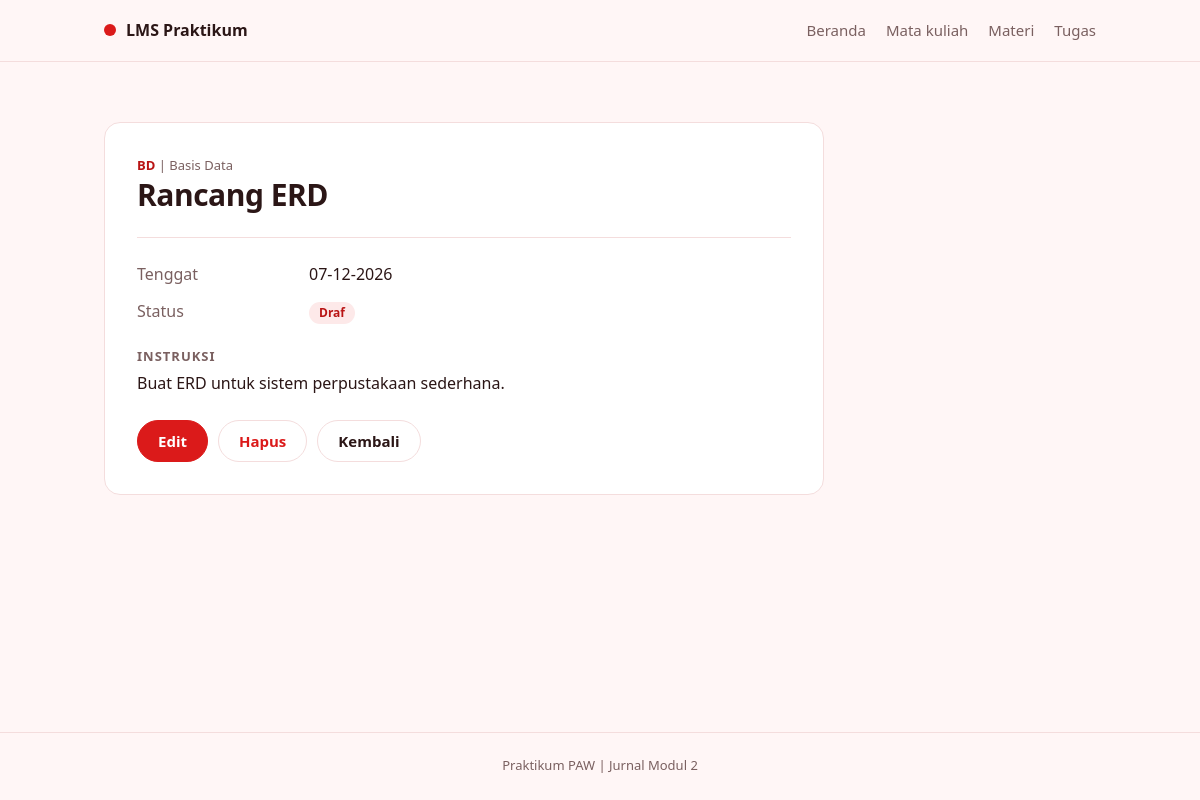
Screenshot of /tugas.php?aksi=detail&id=2 with the database file from the repository.
### tables this page shows
CREATE TABLE tugas (
  id INT UNSIGNED AUTO_INCREMENT PRIMARY KEY,
  mata_kuliah_id INT UNSIGNED NOT NULL,
  judul VARCHAR(150) NOT NULL,
  instruksi TEXT NOT NULL,
  tenggat DATE NOT NULL,
  status VARCHAR(20) NOT NULL,
  FOREIGN KEY (mata_kuliah_id) REFERENCES mata_kuliah(id) ON DELETE RESTRICT
);

CREATE TABLE mata_kuliah (
  id INT UNSIGNED AUTO_INCREMENT PRIMARY KEY,
  kode VARCHAR(20) NOT NULL UNIQUE,
  nama VARCHAR(100) NOT NULL,
  dosen VARCHAR(100) NOT NULL,
  semester TINYINT UNSIGNED NOT NULL
);

### functions.php (called while the page is built, shortened)
<?php
function h($teks)
{
    return htmlspecialchars((string) $teks, ENT_QUOTES, 'UTF-8');
}
function input($sumber, $nama)
{
    if (isset($sumber[$nama]) && is_string($sumber[$nama])) {
        return trim($sumber[$nama]);
    }
    return '';
}
function cari_tugas($conn, $id)
{
    $sql = 'SELECT tugas.*, mata_kuliah.kode AS kode_mk, mata_kuliah.nama AS nama_mk
            FROM tugas
            JOIN mata_kuliah ON mata_kuliah.id = tugas.mata_kuliah_id
            WHERE tugas.id = ?';
    $stmt = $conn->prepare($sql);
    $stmt->execute([$id]);
    return $stmt->get_result()->fetch_assoc();
}

### tugas.php (the view, shortened to what this page needs)
<?php
require 'functions.php';
require 'connect.php';
$aksi = input($_GET, 'aksi');
$pilihan_mk = pilihan_mata_kuliah($conn);
$tugas = ['mata_kuliah_id' => '', 'judul' => '', 'instruksi' => '', 'tenggat' => '', 'status' => 'Draf'];
$id = 0;
if ($aksi === 'detail' || $aksi === 'edit' || $aksi === 'hapus') {
    $id = (int) input($_GET, 'id');
    $tugas = cari_tugas($conn, $id);
}
require 'header.php';
?>
<?php if ($aksi === 'daftar'): ?>
    <div class="page-head">
        <div>
            <h1>Tugas</h1>
            <p class="muted">Menampilkan <?= count($daftar_tugas) ?> data.</p>
        </div>
        <a class="btn" href="tugas.php?aksi=tambah">+ Tambah</a>
    </div>
    <form class="toolbar" method="get" action="tugas.php">
        <input type="text" name="search" placeholder="Cari judul atau mata kuliah" value="<?= h($search) ?>">
        <select name="mata_kuliah_id">
            <option value="">Semua mata kuliah</option>
            <?php foreach ($pilihan_mk as $id_pilihan => $nama): ?>
                <option value="<?= (int) $id_pilihan ?>" <?= $id_pilihan == $id_mk ? 'selected' : '' ?>><?= h($nama) ?></option>
            <?php endforeach ?>
        </select>
        <select name="status">
            <option value="">Semua status</option>
            <?php foreach ($pilihan_status as $pilihan): ?>
                <option value="<?= h($pilihan) ?>" <?= $pilihan === $status ? 'selected' : '' ?>><?= h($pilihan) ?></option>
            <?php endforeach ?>
        </select>
        <button class="btn" type="submit">Cari</button>
        <a class="btn btn-ghost" href="tugas.php">Reset</a>
    </form>
    <?php if (count($daftar_tugas) === 0): ?>
        <p class="empty">Data tidak ditemukan.</p>
    <?php else: ?>
        <div class="card list">
            <?php foreach ($daftar_tugas as $baris): ?>
                <div class="list-item">
                    <div>
                        <p class="kicker"><span class="code"><?= h($baris['kode_mk']) ?></span> | <?= h($baris['nama_mk']) ?></p>
                        <h2><?= h($baris['judul']) ?></h2>
                        <p class="muted">Tenggat <?= date('d-m-Y', strtotime($baris['tenggat'])) ?> <span class="badge"><?= h($baris['status']) ?></span></p>
                    </div>
                    <div class="actions">
                        <a class="btn btn-sm" href="tugas.php?aksi=detail&id=<?= (int) $baris['id'] ?>">Detail</a>
                        <a class="btn btn-sm btn-ghost" href="tugas.php?aksi=edit&id=<?= (int) $baris['id'] ?>">Edit</a>
                    </div>
                </div>
            <?php endforeach ?>
        </div>
    <?php endif ?>
<?php elseif ($aksi === 'detail'): ?>
    <article class="card detail">
        <p class="kicker"><span class="code"><?= h($tugas['kode_mk']) ?></span> | <?= h($tugas['nama_mk']) ?></p>
        <h1><?= h($tugas['judul']) ?></h1>
        <dl class="specs">
            <dt>Tenggat</dt>
            <dd><?= date('d-m-Y', strtotime($tugas['tenggat'])) ?></dd>
            <dt>Status</dt>
            <dd><span class="badge"><?= h($tugas['status']) ?></span></dd>
        </dl>
        <h2 class="label">Instruksi</h2>
        <p><?= nl2br(h($tugas['instruksi'])) ?></p>
        <div class="actions">
            <a class="btn" href="tugas.php?aksi=edit&id=<?= $id ?>">Edit</a>
            <a class="btn btn-ghost btn-danger" href="tugas.php?aksi=hapus&id=<?= $id ?>">Hapus</a>
            <a class="btn btn-ghost" href="tugas.php">Kembali</a>
        </div>
    </article>
<?php endif ?>
<?php require 'footer.php'; ?>

### styles.css (style rules this page uses)
:root { --merah: #DB1A1A; --merah-tua: #B91414; --latar: #FFF6F6; --putih: #FFFFFF; --merah-muda: #FDE9E9; --garis: #F4DDDD; --teks: #2B1616; --teks-pudar: #7A6060; }
* { box-sizing: border-box; }
body { margin: 0; background: var(--latar); color: var(--teks); font: 16px/1.55 system-ui, -apple-system, "Segoe UI", Roboto, Arial, sans-serif; }
h1, h2, p, dl, dd { margin: 0; }
h1 { font-size: 30px; line-height: 1.2; letter-spacing: -0.5px; overflow-wrap: anywhere; }
h2 { font-size: 18px; line-height: 1.3; overflow-wrap: anywhere; }
.btn { display: inline-block; padding: 11px 20px; border: 1px solid var(--merah); border-radius: 999px; background: var(--merah); color: #fff; font: inherit; font-size: 15px; font-weight: 600; line-height: 1.2; text-align: center; text-decoration: none; cursor: pointer; }
.btn-ghost { background: transparent; border-color: var(--garis); color: var(--teks); }
.btn-danger { color: var(--merah); }
.actions { display: flex; flex-wrap: wrap; gap: 10px; margin-top: 24px; }
.card { background: var(--putih); border: 1px solid var(--garis); border-radius: 16px; }
.form, .detail { max-width: 720px; margin-top: 24px; padding: 32px; }
.kicker { margin-bottom: 2px; color: var(--teks-pudar); font-size: 13px; overflow-wrap: anywhere; }
.code { color: var(--merah-tua); font-weight: 600; }
.badge { display: inline-block; margin-left: 6px; padding: 2px 10px; border-radius: 999px; background: var(--merah-muda); color: var(--merah-tua); font-size: 12px; font-weight: 600; }
dd .badge { margin-left: 0; }
.specs { display: grid; grid-template-columns: 160px 1fr; gap: 12px; margin-top: 24px; padding-top: 24px; border-top: 1px solid var(--garis); }
.specs dt { color: var(--teks-pudar); }
.specs dd { font-weight: 500; overflow-wrap: anywhere; }
.detail > p { overflow-wrap: anywhere; }
.label { margin: 24px 0 6px; color: var(--teks-pudar); font-size: 13px; font-weight: 600; letter-spacing: 1px; text-transform: uppercase; }

### rows the page displays
tugas: mata_kuliah.kode "BD", mata_kuliah.nama "Basis Data", judul "Rancang ERD", tenggat "07-12-2026", status "Draf", instruksi "Buat ERD untuk sistem perpustakaan sederhana."
